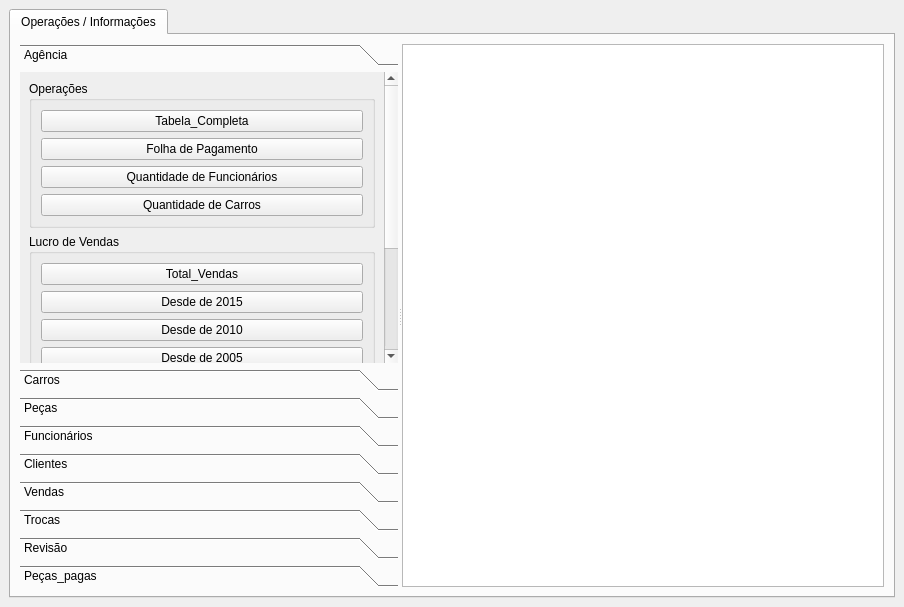
<?xml version="1.0" encoding="UTF-8"?>
<ui version="4.0">
 <class>MainWindow</class>
 <widget class="QMainWindow" name="MainWindow">
  <property name="geometry">
   <rect>
    <x>0</x>
    <y>0</y>
    <width>904</width>
    <height>607</height>
   </rect>
  </property>
  <property name="windowTitle">
   <string>MainWindow</string>
  </property>
  <widget class="QWidget" name="centralwidget">
   <layout class="QGridLayout" name="gridLayout">
    <item row="0" column="0">
     <widget class="QSplitter" name="splitter">
      <property name="orientation">
       <enum>Qt::Horizontal</enum>
      </property>
      <widget class="QTabWidget" name="tabWidget">
       <property name="enabled">
        <bool>true</bool>
       </property>
       <property name="currentIndex">
        <number>0</number>
       </property>
       <widget class="QWidget" name="tab">
        <attribute name="title">
         <string>Operações / Informações</string>
        </attribute>
        <layout class="QGridLayout" name="gridLayout_2">
         <item row="0" column="0">
          <widget class="QSplitter" name="splitter_2">
           <property name="orientation">
            <enum>Qt::Horizontal</enum>
           </property>
           <widget class="QToolBox" name="toolBox">
            <property name="currentIndex">
             <number>0</number>
            </property>
            <widget class="QWidget" name="page">
             <property name="geometry">
              <rect>
               <x>0</x>
               <y>0</y>
               <width>291</width>
               <height>516</height>
              </rect>
             </property>
             <attribute name="label">
              <string>Agência</string>
             </attribute>
             <layout class="QVBoxLayout" name="verticalLayout">
              <item>
               <widget class="QGroupBox" name="groupBox_3">
                <property name="title">
                 <string>Operações</string>
                </property>
                <layout class="QVBoxLayout" name="verticalLayout_3">
                 <item>
                  <widget class="QPushButton" name="imprimir_agencia">
                   <property name="text">
                    <string>Tabela_Completa</string>
                   </property>
                  </widget>
                 </item>
                 <item>
                  <widget class="QPushButton" name="folha_pagamento">
                   <property name="text">
                    <string>Folha de Pagamento</string>
                   </property>
                  </widget>
                 </item>
                 <item>
                  <widget class="QPushButton" name="qtd_funcionarios">
                   <property name="text">
                    <string>Quantidade de Funcionários</string>
                   </property>
                  </widget>
                 </item>
                 <item>
                  <widget class="QPushButton" name="qtd_carros">
                   <property name="text">
                    <string>Quantidade de Carros</string>
                   </property>
                  </widget>
                 </item>
                </layout>
               </widget>
              </item>
              <item>
               <widget class="QGroupBox" name="groupBox_4">
                <property name="title">
                 <string>Lucro de Vendas</string>
                </property>
                <layout class="QVBoxLayout" name="verticalLayout_7">
                 <item>
                  <widget class="QPushButton" name="total_vendas">
                   <property name="text">
                    <string>Total_Vendas</string>
                   </property>
                  </widget>
                 </item>
                 <item>
                  <widget class="QPushButton" name="vendas_2015">
                   <property name="text">
                    <string>Desde de 2015</string>
                   </property>
                  </widget>
                 </item>
                 <item>
                  <widget class="QPushButton" name="vendas_2010">
                   <property name="text">
                    <string>Desde de 2010</string>
                   </property>
                  </widget>
                 </item>
                 <item>
                  <widget class="QPushButton" name="vendas_2005">
                   <property name="text">
                    <string>Desde de 2005</string>
                   </property>
                  </widget>
                 </item>
                </layout>
               </widget>
              </item>
              <item>
               <widget class="QGroupBox" name="groupBox_5">
                <property name="title">
                 <string>Lucro de Trocas</string>
                </property>
                <layout class="QVBoxLayout" name="verticalLayout_8">
                 <item>
                  <widget class="QPushButton" name="total_trocas">
                   <property name="text">
                    <string>Total_Trocas</string>
                   </property>
                  </widget>
                 </item>
                 <item>
                  <widget class="QPushButton" name="trocas_2015">
                   <property name="text">
                    <string>Desde 2015</string>
                   </property>
                  </widget>
                 </item>
                 <item>
                  <widget class="QPushButton" name="trocas_2010">
                   <property name="text">
                    <string>Desde 2010</string>
                   </property>
                  </widget>
                 </item>
                 <item>
                  <widget class="QPushButton" name="trocas_2005">
                   <property name="text">
                    <string>Desde 2005</string>
                   </property>
                  </widget>
                 </item>
                </layout>
               </widget>
              </item>
             </layout>
            </widget>
            <widget class="QWidget" name="page_2">
             <property name="geometry">
              <rect>
               <x>0</x>
               <y>0</y>
               <width>291</width>
               <height>348</height>
              </rect>
             </property>
             <attribute name="label">
              <string>Carros</string>
             </attribute>
             <layout class="QGridLayout" name="gridLayout_3">
              <item row="0" column="0">
               <widget class="QGroupBox" name="groupBox_2">
                <property name="title">
                 <string>Operações</string>
                </property>
                <layout class="QVBoxLayout" name="verticalLayout_2">
                 <item>
                  <widget class="QPushButton" name="imprimir_carros">
                   <property name="text">
                    <string>Tabela_Completa</string>
                   </property>
                  </widget>
                 </item>
                 <item>
                  <widget class="QPushButton" name="nao_vendidos">
                   <property name="text">
                    <string>Não_Vendidos</string>
                   </property>
                  </widget>
                 </item>
                 <item>
                  <widget class="QPushButton" name="mais_vendido">
                   <property name="text">
                    <string>Mais_Vendidos</string>
                   </property>
                  </widget>
                 </item>
                 <item>
                  <widget class="QPushButton" name="menos_vendidos">
                   <property name="text">
                    <string>Menos_Vendidos</string>
                   </property>
                  </widget>
                 </item>
                </layout>
               </widget>
              </item>
              <item row="1" column="0">
               <widget class="QGroupBox" name="groupBox">
                <property name="title">
                 <string>Mais vendidos em períodos de 5 anos</string>
                </property>
                <layout class="QGridLayout" name="gridLayout_4">
                 <item row="1" column="0">
                  <widget class="QPushButton" name="carros_vendas_2010_2015">
                   <property name="text">
                    <string>2010 - 2015</string>
                   </property>
                  </widget>
                 </item>
                 <item row="2" column="0">
                  <widget class="QPushButton" name="carros_vendas_2005_2010">
                   <property name="text">
                    <string>2005 - 2010</string>
                   </property>
                  </widget>
                 </item>
                 <item row="0" column="0">
                  <widget class="QPushButton" name="carros_vendas_2015_2023">
                   <property name="text">
                    <string>2015 - 2023</string>
                   </property>
                  </widget>
                 </item>
                 <item row="3" column="0">
                  <widget class="QPushButton" name="carros_vendas_2000_2005">
                   <property name="text">
                    <string>2000 - 2005</string>
                   </property>
                  </widget>
                 </item>
                </layout>
               </widget>
              </item>
             </layout>
            </widget>
            <widget class="QWidget" name="page_8">
             <property name="geometry">
              <rect>
               <x>0</x>
               <y>0</y>
               <width>305</width>
               <height>239</height>
              </rect>
             </property>
             <attribute name="label">
              <string>Peças</string>
             </attribute>
             <layout class="QVBoxLayout" name="verticalLayout_4">
              <item>
               <widget class="QGroupBox" name="groupBox_16">
                <property name="title">
                 <string>Operações</string>
                </property>
                <layout class="QVBoxLayout" name="verticalLayout_13">
                 <item>
                  <widget class="QPushButton" name="imprimir_pecas">
                   <property name="text">
                    <string>Tabela_Completa</string>
                   </property>
                  </widget>
                 </item>
                </layout>
               </widget>
              </item>
             </layout>
            </widget>
            <widget class="QWidget" name="page_3">
             <property name="geometry">
              <rect>
               <x>0</x>
               <y>0</y>
               <width>305</width>
               <height>239</height>
              </rect>
             </property>
             <attribute name="label">
              <string>Funcionários</string>
             </attribute>
             <layout class="QVBoxLayout" name="verticalLayout_5">
              <item>
               <widget class="QGroupBox" name="groupBox_10">
                <property name="title">
                 <string>Operações</string>
                </property>
                <layout class="QGridLayout" name="gridLayout_9">
                 <item row="0" column="0">
                  <widget class="QPushButton" name="imprimir_funcionarios">
                   <property name="text">
                    <string>Tabela_Completa</string>
                   </property>
                  </widget>
                 </item>
                </layout>
               </widget>
              </item>
              <item>
               <widget class="QGroupBox" name="groupBox_11">
                <property name="title">
                 <string>Eficiência</string>
                </property>
                <layout class="QVBoxLayout" name="verticalLayout_9">
                 <item>
                  <widget class="QPushButton" name="mais_eficientes">
                   <property name="text">
                    <string>Mais Eficientes</string>
                   </property>
                  </widget>
                 </item>
                 <item>
                  <widget class="QPushButton" name="menos_eficientes">
                   <property name="text">
                    <string>Menos Eficientes</string>
                   </property>
                  </widget>
                 </item>
                </layout>
               </widget>
              </item>
             </layout>
            </widget>
            <widget class="QWidget" name="page_4">
             <property name="geometry">
              <rect>
               <x>0</x>
               <y>0</y>
               <width>291</width>
               <height>436</height>
              </rect>
             </property>
             <attribute name="label">
              <string>Clientes</string>
             </attribute>
             <layout class="QVBoxLayout" name="verticalLayout_6">
              <item>
               <widget class="QGroupBox" name="groupBox_6">
                <property name="title">
                 <string>Operações</string>
                </property>
                <layout class="QGridLayout" name="gridLayout_5">
                 <item row="0" column="0">
                  <widget class="QPushButton" name="imprimir_clientes">
                   <property name="text">
                    <string>Tabela_Completa</string>
                   </property>
                  </widget>
                 </item>
                 <item row="1" column="0">
                  <widget class="QPushButton" name="revisao_atrasada">
                   <property name="text">
                    <string>Revisão Atrasada</string>
                   </property>
                  </widget>
                 </item>
                 <item row="2" column="0">
                  <widget class="QPushButton" name="carros_antigo">
                   <property name="text">
                    <string>Carros Velhos (10 anos)</string>
                   </property>
                  </widget>
                 </item>
                </layout>
               </widget>
              </item>
              <item>
               <widget class="QGroupBox" name="groupBox_7">
                <property name="title">
                 <string>Compras</string>
                </property>
                <layout class="QGridLayout" name="gridLayout_6">
                 <item row="0" column="0">
                  <widget class="QPushButton" name="maior_quantidade_compras">
                   <property name="text">
                    <string>Quantidade por Cliente</string>
                   </property>
                  </widget>
                 </item>
                 <item row="1" column="0">
                  <widget class="QPushButton" name="gasto_compras">
                   <property name="text">
                    <string>Gasto por Cliente</string>
                   </property>
                  </widget>
                 </item>
                </layout>
               </widget>
              </item>
              <item>
               <widget class="QGroupBox" name="groupBox_8">
                <property name="title">
                 <string>Trocas</string>
                </property>
                <layout class="QGridLayout" name="gridLayout_7">
                 <item row="1" column="0">
                  <widget class="QPushButton" name="maior_quantidade_trocas">
                   <property name="text">
                    <string>Quantidade por Cliente</string>
                   </property>
                  </widget>
                 </item>
                 <item row="2" column="0">
                  <widget class="QPushButton" name="gasto_trocas">
                   <property name="text">
                    <string>Gasto por Cliente</string>
                   </property>
                  </widget>
                 </item>
                </layout>
               </widget>
              </item>
              <item>
               <widget class="QGroupBox" name="groupBox_9">
                <property name="title">
                 <string>Manutenção</string>
                </property>
                <layout class="QGridLayout" name="gridLayout_8">
                 <item row="0" column="0">
                  <widget class="QPushButton" name="gasto_manutencao">
                   <property name="text">
                    <string>Gasto por Cliente</string>
                   </property>
                  </widget>
                 </item>
                </layout>
               </widget>
              </item>
             </layout>
            </widget>
            <widget class="QWidget" name="page_5">
             <property name="geometry">
              <rect>
               <x>0</x>
               <y>0</y>
               <width>305</width>
               <height>239</height>
              </rect>
             </property>
             <attribute name="label">
              <string>Vendas</string>
             </attribute>
             <layout class="QVBoxLayout" name="verticalLayout_17">
              <item>
               <widget class="QGroupBox" name="groupBox_12">
                <property name="title">
                 <string>Operações</string>
                </property>
                <layout class="QVBoxLayout" name="verticalLayout_10">
                 <item>
                  <widget class="QPushButton" name="imprimir_vendas">
                   <property name="text">
                    <string>Tabela_Completa</string>
                   </property>
                  </widget>
                 </item>
                </layout>
               </widget>
              </item>
             </layout>
            </widget>
            <widget class="QWidget" name="page_6">
             <property name="geometry">
              <rect>
               <x>0</x>
               <y>0</y>
               <width>305</width>
               <height>239</height>
              </rect>
             </property>
             <attribute name="label">
              <string>Trocas</string>
             </attribute>
             <layout class="QVBoxLayout" name="verticalLayout_18">
              <item>
               <widget class="QGroupBox" name="groupBox_13">
                <property name="title">
                 <string>Operações</string>
                </property>
                <layout class="QVBoxLayout" name="verticalLayout_11">
                 <item>
                  <widget class="QPushButton" name="imprimir_trocas">
                   <property name="text">
                    <string>Tabela_Completa</string>
                   </property>
                  </widget>
                 </item>
                </layout>
               </widget>
              </item>
             </layout>
            </widget>
            <widget class="QWidget" name="page_7">
             <property name="geometry">
              <rect>
               <x>0</x>
               <y>0</y>
               <width>305</width>
               <height>239</height>
              </rect>
             </property>
             <attribute name="label">
              <string>Revisão</string>
             </attribute>
             <layout class="QVBoxLayout" name="verticalLayout_19">
              <item>
               <widget class="QGroupBox" name="groupBox_14">
                <property name="title">
                 <string>Operações</string>
                </property>
                <layout class="QGridLayout" name="gridLayout_10">
                 <item row="0" column="0">
                  <widget class="QPushButton" name="imprimir_revisao">
                   <property name="text">
                    <string>Tabela_Completa</string>
                   </property>
                  </widget>
                 </item>
                </layout>
               </widget>
              </item>
             </layout>
            </widget>
            <widget class="QWidget" name="page_9">
             <property name="geometry">
              <rect>
               <x>0</x>
               <y>0</y>
               <width>305</width>
               <height>239</height>
              </rect>
             </property>
             <attribute name="label">
              <string>Peças_pagas</string>
             </attribute>
             <layout class="QVBoxLayout" name="verticalLayout_20">
              <item>
               <widget class="QGroupBox" name="groupBox_15">
                <property name="title">
                 <string>Operações</string>
                </property>
                <layout class="QVBoxLayout" name="verticalLayout_12">
                 <item>
                  <widget class="QPushButton" name="pecas_pagas">
                   <property name="text">
                    <string>Tabela_Completa</string>
                   </property>
                  </widget>
                 </item>
                </layout>
               </widget>
              </item>
             </layout>
            </widget>
           </widget>
           <widget class="QTableWidget" name="table"/>
          </widget>
         </item>
        </layout>
       </widget>
      </widget>
     </widget>
    </item>
   </layout>
  </widget>
  <widget class="QMenuBar" name="menubar">
   <property name="geometry">
    <rect>
     <x>0</x>
     <y>0</y>
     <width>904</width>
     <height>22</height>
    </rect>
   </property>
  </widget>
 </widget>
 <resources/>
 <connections/>
</ui>
